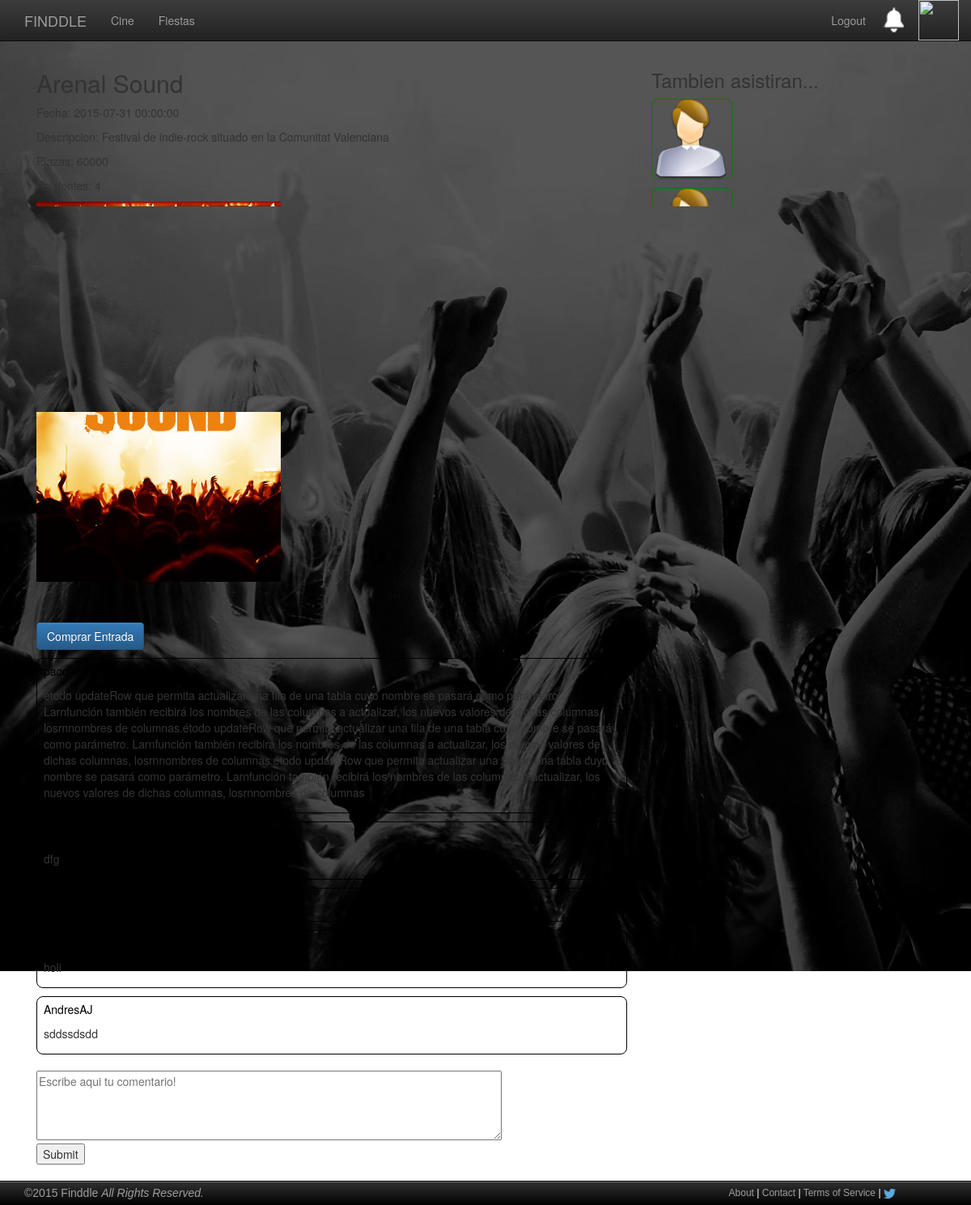
Screenshot of /infoEvento.php?evento=1 (signed in) with the database file from the repository.
### tables this page shows
CREATE TABLE IF NOT EXISTS `eventos` (
  `ID` int(11) NOT NULL,
  `Nombre` varchar(100) NOT NULL,
  `Descripcion` text NOT NULL,
  `Fecha` datetime NOT NULL,
  `Precio` double NOT NULL,
  `Imagen` varchar(40) NOT NULL,
  `PlazasDisponibles` int(11) NOT NULL,
  `Tipo` tinyint(1) NOT NULL,
  `Promotor` varchar(100) NOT NULL,
  `Activo` tinyint(1) NOT NULL
);

CREATE TABLE IF NOT EXISTS `comentarios` (
  `ID` int(11) NOT NULL,
  `NickUsuario` varchar(100) NOT NULL,
  `IDEvento` int(11) NOT NULL,
  `Texto` text NOT NULL,
  `Fecha` datetime NOT NULL
);

CREATE TABLE IF NOT EXISTS `usuarios` (
  `Nick` varchar(100) NOT NULL,
  `Contrasena` varchar(60) NOT NULL,
  `Correo` varchar(100) NOT NULL,
  `Nombre` varchar(100) NOT NULL,
  `Apellidos` varchar(100) NOT NULL,
  `Edad` int(11) NOT NULL,
  `Avatar` varchar(40) DEFAULT NULL,
  `Tipo` enum('usuario','admin','promotor','banned') NOT NULL
);

### includes/php/config.php (called while the page is built, shortened)
<?php
$mysqli = new mysqli(BD_HOST, BD_USER, BD_PASS, BD_NAME);
$mysqli->set_charset("utf8");
function sanitizeArgs(&$args) {
	global $mysqli;
	for($i=0; $i < count($args); $i++){
		$args[$i] = mysqli_real_escape_string($mysqli, $args[$i]);
		$args[$i] = htmlspecialchars_decode(trim(strip_tags(stripslashes($args[$i]))));
	}
}
?>

### includes/php/eventosBD.php (called while the page is built, shortened)
<?php
require_once(__DIR__."/config.php");
function getInfoEvento($idEvento){
	global $mysqli;
	$args = array($idEvento);
	$evento = null;
	$pst = $mysqli->prepare("SELECT * FROM eventos WHERE ID = ?;");
	$pst->bind_param("i",$args[0]);
	$pst->execute();
	$result = $pst->get_result();
	while($row = $result->fetch_array(MYSQLI_ASSOC)){
		$evento = $row;
	}
	return $evento;
}
?>

### includes/php/comprasBD.php (called while the page is built, shortened)
<?php
require_once(__DIR__."/config.php");
function countAsistentes($idEvento, $tipo){
	global $mysqli;
	$args = array($idEvento);
	$asistentes = null;
	if($tipo == 0){
		$sql = "SELECT SUM(NumEntradas) AS nAsistentes FROM compras WHERE IDEvento = ?";
	}else{
		$sql = "SELECT COUNT(*) AS nAsistentes FROM compras WHERE IDEvento = ?";
	}
	$pst = $mysqli->prepare($sql);
	$pst->bind_param("i",$args[0]);
	$pst->execute();
	$result = $pst->get_result();
	while($row = $result->fetch_array(MYSQLI_ASSOC)){
		$asistentes = $row;
	}
	return $asistentes["nAsistentes"];
}
?>

### includes/php/comentariosBD.php (called while the page is built, shortened)
<?php
require_once(__DIR__."/config.php");
function getComentarios($evento){
	global $mysqli;
	$args = array($evento);
	$pst = $mysqli->prepare("SELECT * FROM comentarios WHERE IDEvento = ? ORDER BY Fecha DESC;");
	$pst->bind_param("i", $args[0]);
		$pst->execute();
	$result = $pst->get_result();
	$comentarios = null;
	while($row = $result->fetch_array(MYSQLI_ASSOC)){
		$comentarios[] = $row;
	}
	return $comentarios;
}
?>

### includes/php/asisteBD.php (called while the page is built, shortened)
<?php
require_once(__DIR__."/config.php");
function getUsersEvento($idEvento){
	global $mysqli;
	$args = array($idEvento);
	$asistentes = null;
	$pst = $mysqli->prepare("SELECT Nick, Avatar FROM asiste,usuarios WHERE IDEvento = ? AND NickUsuario = Nick");
	$pst->bind_param("i",$args[0]);
	$pst->execute();
	$result = $pst->get_result();
	while($row = $result->fetch_array(MYSQLI_ASSOC)){
		$asistentes[] = $row;
	}
	return $asistentes;
}
?>

### infoEvento.php (the view, shortened to what this page needs)
<?php require_once(__DIR__.'/includes/php/config.php');?>
<!DOCTYPE HTML>
<html>
	<head>
	  <link rel="stylesheet" type="text/css" href="<?= ROOT_DIR?>/includes/css/bootstrap.css">
	  <link rel="stylesheet" type="text/css" href="<?= ROOT_DIR?>/includes/css/bootstrap-theme.min.css">
	  <link rel="stylesheet" type="text/css" href="<?= ROOT_DIR?>/includes/css/mycss.css">
	</head>
	<body>
	<?php
	require(__DIR__.'/includes/php/header.php');
	require(__DIR__.'/includes/php/eventosBD.php');
	require(__DIR__.'/includes/php/comprasBD.php');
	require(__DIR__.'/includes/php/asisteBD.php');
	?>
	  <div class="main">
		<div class="container">
		  <div class="container col-xs-8 col-sm-8 col-md-8">
			 <?php
				$evento = $_GET['evento'];
				$info = getInfoEvento($evento);
				$nAsistentes = countAsistentes($info['ID'], $info['Tipo']);
				echo '<div class="eventosElem">';
				echo '<h2>'.$info['Nombre'].'</h2>';
				echo '<p>Fecha: '.$info['Fecha'].'</p>';
				echo '<p>Descripcion: '.$info['Descripcion'].'</p>';
				echo '<p>Plazas: '.$info['PlazasDisponibles'].'</p>';
				echo '<p>Asistentes: '.$nAsistentes.'</p>';
				echo '<p><img src ="'.ROOT_DIR.'/'.$info['Imagen'].'"/></p></div>';
				if(isset($_SESSION['username'])){
					if($nAsistentes < $info['PlazasDisponibles']){
						if($info['Tipo']==0){
							echo '<p><a class="btn btn-primary" href="'.ROOT_DIR.'/fiesta/comprar/'.$info['ID'].'">Comprar Entrada</a></p>';
						}else {
							echo '<p><a class="btn btn-primary" href="'.ROOT_DIR.'/cine/comprar/'.$info['ID'].'">Comprar Entrada</a></p>';
						}
						$coment = getComentarios($evento);
						if(isset($coment)){
							foreach ($coment as $comentario) {
								echo '<div id="comentario">';
								echo '<p><a href ="'.ROOT_DIR.'/usuario/'.$comentario['NickUsuario'].'">'.$comentario['NickUsuario']. '</a></p>';
								echo '<p>',$comentario["Texto"], "</p>";
								echo "</div>";
							}
						}
						else
							echo '<p> ¡Sé el primero en dejar un comentario! </p>';
					}else{
						echo '<p>Lo sentimos, las entradas se han agotado.</p>';
					}
					?>
					<textarea name="comentario" cols="74" rows="4" autofocus form="usrform" placeholder='Escribe aqui tu comentario!' required></textarea>
					<form method="POST" action="<?php echo htmlspecialchars($_SERVER["PHP_SELF"]);?>" id="usrform">
  						<input type="submit">
					</form>
					<?php
				}else{
					echo '<div class="alert alert-info" role="alert">
					<span class="glyphicon glyphicon-info-sign" aria-hidden="true"></span>
 					Inicia sesion para comprar tu entrada,poder comentar y ver los asistentes de este evento</div> ';
				}
				?>
				</div>
		  <div class="sidebar-right container-fixed col-xs-4 col-sm-4 col-md-4">
				<?php
				if(isset($_SESSION['username'])){
					$asistentes = getUsersEvento($evento);
					echo "<h3> Tambien asistiran...</h2>";
					if(isset($asistentes)){
						foreach ($asistentes as $asistente) {
							if(isset($asistente["Avatar"])){
								if($_SESSION['username'] != $asistente['Nick'])
									echo '<div id="fotoAsistente"><a href ="'.ROOT_DIR.'/usuario/'.$asistente['Nick'].'"><img class="imgAsistentes" src="'.ROOT_DIR.'/'.$asistente['Avatar'].'"></a></div>';
							}else{
								if($_SESSION['username'] != $asistente['Nick'])
									echo '<div id="fotoAsistente"><a href ="'.ROOT_DIR.'/usuario/'.$asistente['Nick'].'"><img class="imgAsistentes" src="'.ROOT_DIR.'/includes/img/usuario.png"/></a></div>';
							}
						}
					}
					else
						echo '<p> ¡Sé el primero en asistir al evento! </p>';
				}
				?>
		  </div>
	  </div	>
	 </div>
		<?php require(__DIR__.'/includes/php/footer.php');?>
	</body>
</html>

### includes/css/mycss.css (style rules this page uses)
.main { padding-right: 15px; padding-left: 15px; margin-right: auto; margin-left: auto; margin-top: 51px; margin-bottom: 50px; padding-top: 15px; }
div.eventosElem { padding-bottom: 40px; }
#comentario { border-width: 1px; border-radius: 8px; border-color: black; border-style: solid; height: 100px auto; padding-top: 5px; padding-right: 8px; padding-left: 8px; padding-bottom: 5px; margin-top: 10px; }
#fotoAsistente { border-width: 1px; border-radius: 8px; border-color: green; border-style: solid; height: 100px; width: 100px; margin-top: 10px; text-align: center; }
.imgAsistentes { max-height: 99px; max-width: 99px; }

### rows the page displays
eventos: Nombre "Arenal Sound", Fecha "2015-07-31 00:00:00", Descripcion "Festival de indie-rock situado en la Comunitat Valenciana", PlazasDisponibles "60000", Imagen (picture)
comentarios: NickUsuario "paco", Texto "étodo updateRow que permita actualizar una fila de una tabla cuyo nombre se pasará como parámetro. Larnfunción también recibirá los nombres de las columnas a actualizar, los nuevos valores de dichas columnas, losrnnombres de columnas.étodo updateRow que permita actualizar una fila de una tabla cuyo nombre se pasará como parámetro. Larnfunción también recibirá los nombres de las columnas a actualizar, los nuevos valores de dichas columnas, losrnnombres de columnas.étodo updateRow que permita actualizar una fila de una tabla cuyo nombre se pasará como parámetro. Larnfunción también recibirá los nombres de las columnas a actualizar, los nuevos valores de dichas columnas, losrnnombres de…"
comentarios: Texto "dfg"
comentarios: Texto "holi"
comentarios: NickUsuario "AndresAJ", Texto "sddssdsdd"

### other values shown
$nAsistentes "4"
